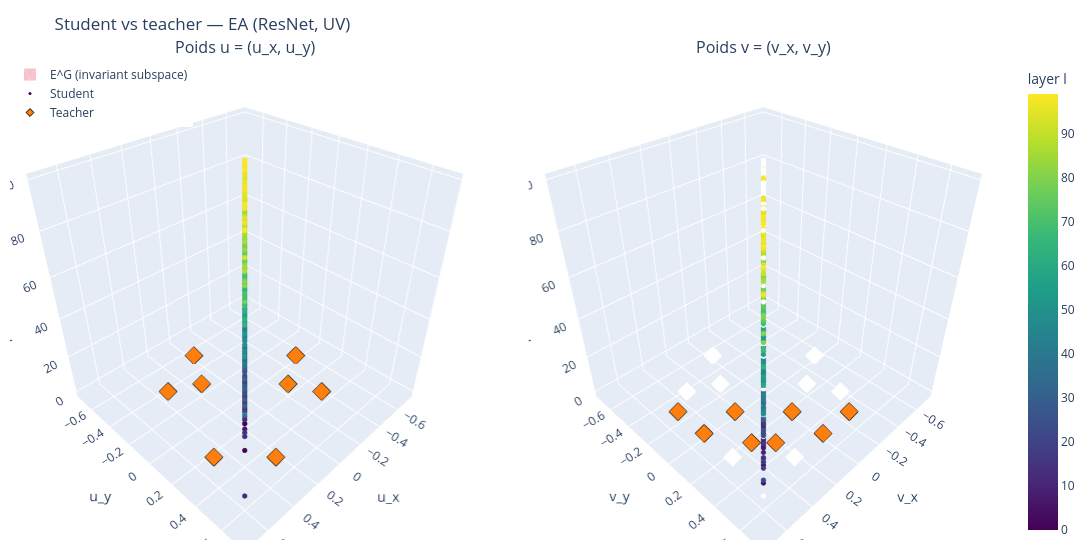

Here is the notebook cell this chart was saved with:
### Code cell
fig = plot_uv_equivariance_resnet(h_ea["particles"][-1], teacher, title="Student vs teacher — EA (ResNet, UV)")

### Figure 1 — Plotly figure (JSON) as saved in the notebook; plotly's stock layout.template omitted (floating-point values rounded to 4 significant figures; data arrays with more than 128 entries replaced by an {"elided": "..."} marker saying what was removed)
{"data": [{"color": "crimson", "hoverinfo": "name", "i": [0, 0], "j": [1, 2], "k": [2, 3], "name": "E^G (invariant subspace)", "opacity": 0.25, "scene": "scene", "showlegend": true, "type": "mesh3d", "x": [-0.7377, 0.7377, 0.7377, -0.7377], "y": [-0.7377, 0.7377, 0.7377, -0.7377], "z": [0, 0, 99, 99]}, {"marker": {"cmax": 99, "cmin": 0, "color": {"elided": "500 int values"}, "colorscale": [[0, "#440154"], [0.1111, "#482878"], [0.2222, "#3e4989"], [0.3333, "#31688e"], [0.4444, "#26828e"], [0.5556, "#1f9e89"], [0.6667, "#35b779"], [0.7778, "#6ece58"], [0.8889, "#b5de2b"], [1, "#fde725"]], "showscale": false, "size": 3}, "mode": "markers", "name": "Student", "scene": "scene", "showlegend": true, "type": "scatter3d", "x": {"elided": "500 float values"}, "y": {"elided": "500 float values"}, "z": {"elided": "500 int values"}}, {"marker": {"color": "#ff7f0e", "line": {"color": "black", "width": 1}, "size": 6, "symbol": "diamond"}, "mode": "markers", "name": "Teacher", "scene": "scene", "showlegend": true, "type": "scatter3d", "x": [-0.5, 0.25, -0.25, 0.0, 0.35, 0.0, 0.5, 0.15, -0.5, -0.35], "y": [0.0, 0.5, 0.15, -0.5, -0.35, -0.5, 0.25, -0.25, 0.0, 0.35], "z": [0, 0, 0, 0, 0, 0, 0, 0, 0, 0]}, {"color": "crimson", "hoverinfo": "name", "i": [0, 0], "j": [1, 2], "k": [2, 3], "name": "E^G (invariant subspace)", "opacity": 0.25, "scene": "scene2", "showlegend": false, "type": "mesh3d", "x": [-0.767, 0.767, 0.767, -0.767], "y": [-0.767, 0.767, 0.767, -0.767], "z": [0, 0, 99, 99]}, {"marker": {"cmax": 99, "cmin": 0, "color": {"elided": "500 int values"}, "colorbar": {"title": {"text": "layer l"}, "x": 1.02}, "colorscale": [[0, "#440154"], [0.1111, "#482878"], [0.2222, "#3e4989"], [0.3333, "#31688e"], [0.4444, "#26828e"], [0.5556, "#1f9e89"], [0.6667, "#35b779"], [0.7778, "#6ece58"], [0.8889, "#b5de2b"], [1, "#fde725"]], "showscale": true, "size": 3}, "mode": "markers", "name": "Student", "scene": "scene2", "showlegend": false, "type": "scatter3d", "x": {"elided": "500 float values"}, "y": {"elided": "500 float values"}, "z": {"elided": "500 int values"}}, {"marker": {"color": "#ff7f0e", "line": {"color": "black", "width": 1}, "size": 6, "symbol": "diamond"}, "mode": "markers", "name": "Teacher", "scene": "scene2", "showlegend": false, "type": "scatter3d", "x": [0.0, 0.0, 0.5, -0.25, 0.25, 0.25, 0.5, 0.0, 0.5, 0.35], "y": [0.25, 0.5, 0.0, 0.5, 0.35, 0.0, 0.0, 0.5, -0.25, 0.25], "z": [0, 0, 0, 0, 0, 0, 0, 0, 0, 0]}], "layout": {"annotations": [{"font": {"size": 16}, "showarrow": false, "text": "Poids u = (u_x, u_y)", "x": 0.2375, "xanchor": "center", "xref": "paper", "y": 1, "yanchor": "bottom", "yref": "paper"}, {"font": {"size": 16}, "showarrow": false, "text": "Poids v = (v_x, v_y)", "x": 0.7625, "xanchor": "center", "xref": "paper", "y": 1, "yanchor": "bottom", "yref": "paper"}], "height": 550, "legend": {"x": 0, "y": 1}, "margin": {"b": 10, "l": 10, "r": 10, "t": 60}, "scene": {"aspectmode": "cube", "domain": {"x": [0, 0.475], "y": [0, 1]}, "xaxis": {"range": [-0.767, 0.767], "title": {"text": "u_x"}}, "yaxis": {"range": [-0.767, 0.767], "title": {"text": "u_y"}}, "zaxis": {"title": {"text": "layer l"}}}, "scene2": {"aspectmode": "cube", "domain": {"x": [0.525, 1], "y": [0, 1]}, "xaxis": {"range": [-0.767, 0.767], "title": {"text": "v_x"}}, "yaxis": {"range": [-0.767, 0.767], "title": {"text": "v_y"}}, "zaxis": {"title": {"text": "layer l"}}}, "title": {"text": "Student vs teacher — EA (ResNet, UV)"}, "width": 1100}}
